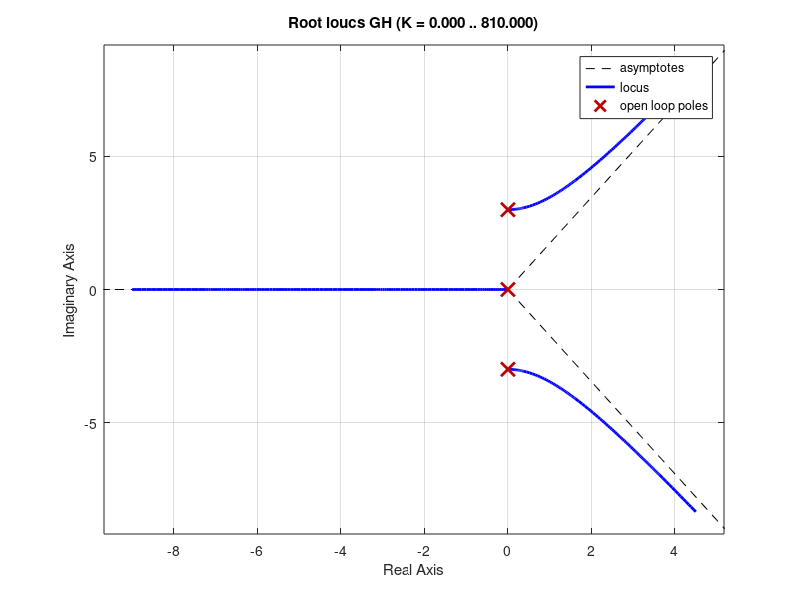
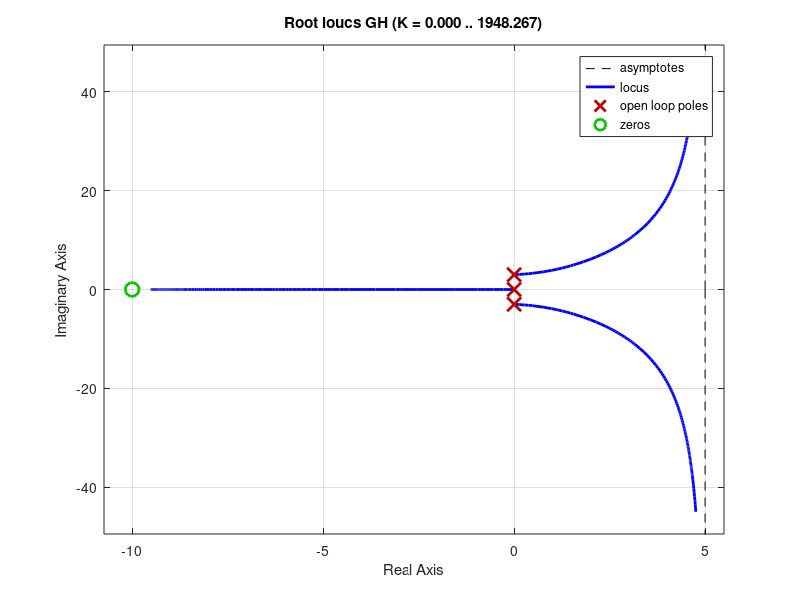
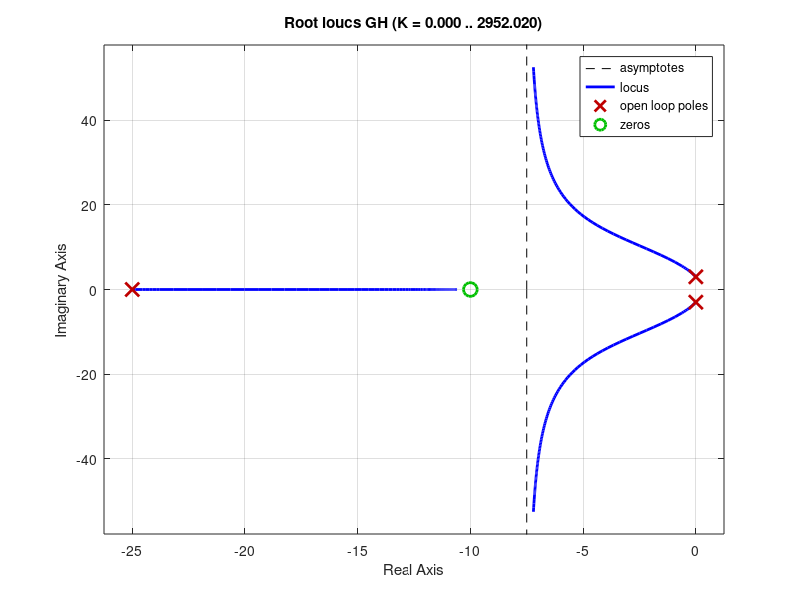
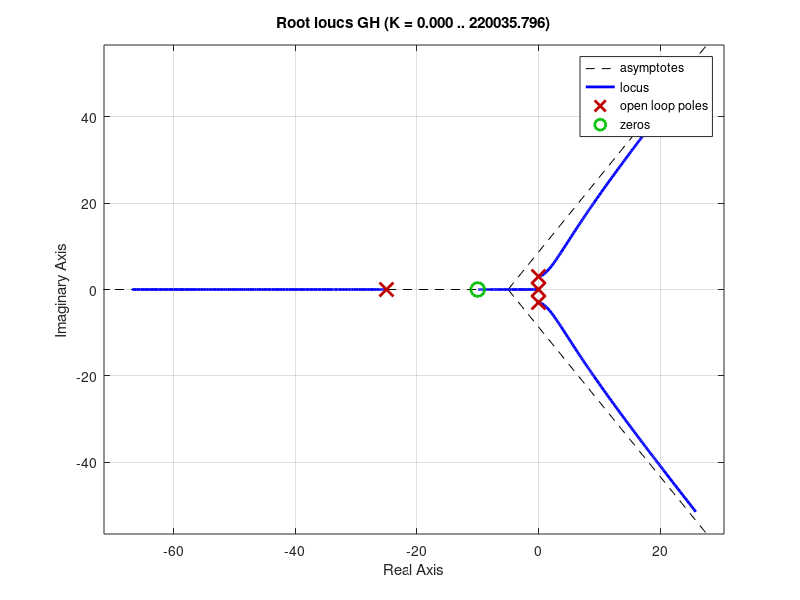

MATLAB code for these plots, in order:
%% Brandon M. Bell - Homework 6 - Question 2

clf; clc; clc;
s=tf('s');

%%% Question 1A
figure(1)
GH = 1/((s^2+9)*(s));
rlocus(GH);

%%% Question 1B
figure(2)
GH = (s+10)/((s^2+9)*(s));
rlocus(GH);

%%% Question 1C
figure(3)
GH = (s+10)/((s^2+9)*(s+25));
rlocus(GH);

%%% Question 1D
figure(4)
GH = (s+10)/((s^2+9)*(s+25)*(s));
rlocus(GH);

%%% Question 1E
figure(5)
GH = (s+10)/((s^2+9)*(s+25)*(s)*(s+15));
rlocus(GH);
